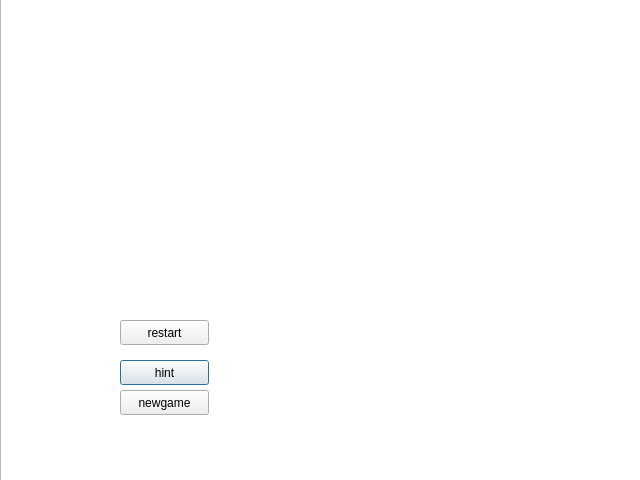
<?xml version="1.0" encoding="UTF-8"?>
<ui version="4.0">
 <class>SolitaireUI</class>
 <widget class="QDialog" name="SolitaireUI">
  <property name="geometry">
   <rect>
    <x>0</x>
    <y>0</y>
    <width>640</width>
    <height>480</height>
   </rect>
  </property>
  <property name="windowTitle">
   <string>Dialog</string>
  </property>
  <widget class="QGraphicsView" name="graphicsView">
   <property name="geometry">
    <rect>
     <x>0</x>
     <y>-9</y>
     <width>651</width>
     <height>491</height>
    </rect>
   </property>
  </widget>
  <widget class="QLabel" name="BackGround">
   <property name="geometry">
    <rect>
     <x>0</x>
     <y>-20</y>
     <width>651</width>
     <height>501</height>
    </rect>
   </property>
   <property name="text">
    <string/>
   </property>
   <property name="pixmap">
    <pixmap>../../CARD_PNG/green.jpeg</pixmap>
   </property>
   <property name="scaledContents">
    <bool>true</bool>
   </property>
  </widget>
  <widget class="QPushButton" name="Hint">
   <property name="geometry">
    <rect>
     <x>120</x>
     <y>360</y>
     <width>89</width>
     <height>25</height>
    </rect>
   </property>
   <property name="text">
    <string>hint</string>
   </property>
  </widget>
  <widget class="QPushButton" name="NewGame">
   <property name="geometry">
    <rect>
     <x>120</x>
     <y>390</y>
     <width>89</width>
     <height>25</height>
    </rect>
   </property>
   <property name="text">
    <string>newgame</string>
   </property>
  </widget>
  <widget class="QLabel" name="H1">
   <property name="geometry">
    <rect>
     <x>380</x>
     <y>290</y>
     <width>61</width>
     <height>81</height>
    </rect>
   </property>
   <property name="text">
    <string/>
   </property>
   <property name="pixmap">
    <pixmap>../../CARD_PNG/Hart/1H.png</pixmap>
   </property>
   <property name="scaledContents">
    <bool>true</bool>
   </property>
  </widget>
  <widget class="QPushButton" name="ReStart">
   <property name="geometry">
    <rect>
     <x>120</x>
     <y>320</y>
     <width>89</width>
     <height>25</height>
    </rect>
   </property>
   <property name="text">
    <string>restart</string>
   </property>
  </widget>
  <widget class="QLabel" name="object_logo2">
   <property name="geometry">
    <rect>
     <x>20</x>
     <y>410</y>
     <width>71</width>
     <height>61</height>
    </rect>
   </property>
   <property name="text">
    <string/>
   </property>
   <property name="pixmap">
    <pixmap>../../CARD_PNG/main_object2.png</pixmap>
   </property>
   <property name="scaledContents">
    <bool>true</bool>
   </property>
  </widget>
  <widget class="QLabel" name="object_logo1">
   <property name="geometry">
    <rect>
     <x>20</x>
     <y>410</y>
     <width>71</width>
     <height>51</height>
    </rect>
   </property>
   <property name="text">
    <string/>
   </property>
   <property name="pixmap">
    <pixmap>../../CARD_PNG/mainlogo.png</pixmap>
   </property>
   <property name="scaledContents">
    <bool>true</bool>
   </property>
  </widget>
  <widget class="QWidget" name="gridLayoutWidget">
   <property name="geometry">
    <rect>
     <x>559</x>
     <y>10</y>
     <width>71</width>
     <height>91</height>
    </rect>
   </property>
   <layout class="QGridLayout" name="gridLayout"/>
  </widget>
  <widget class="QWidget" name="gridLayoutWidget_2">
   <property name="geometry">
    <rect>
     <x>480</x>
     <y>10</y>
     <width>71</width>
     <height>91</height>
    </rect>
   </property>
   <layout class="QGridLayout" name="gridLayout_2"/>
  </widget>
  <widget class="QWidget" name="gridLayoutWidget_3">
   <property name="geometry">
    <rect>
     <x>400</x>
     <y>10</y>
     <width>71</width>
     <height>91</height>
    </rect>
   </property>
   <layout class="QGridLayout" name="gridLayout_3"/>
  </widget>
  <widget class="QWidget" name="gridLayoutWidget_4">
   <property name="geometry">
    <rect>
     <x>320</x>
     <y>10</y>
     <width>71</width>
     <height>91</height>
    </rect>
   </property>
   <layout class="QGridLayout" name="gridLayout_4"/>
  </widget>
  <widget class="QWidget" name="gridLayoutWidget_5">
   <property name="geometry">
    <rect>
     <x>10</x>
     <y>10</y>
     <width>71</width>
     <height>91</height>
    </rect>
   </property>
   <layout class="QGridLayout" name="gridLayout_5"/>
  </widget>
  <widget class="QWidget" name="gridLayoutWidget_6">
   <property name="geometry">
    <rect>
     <x>90</x>
     <y>10</y>
     <width>71</width>
     <height>91</height>
    </rect>
   </property>
   <layout class="QGridLayout" name="gridLayout_6"/>
  </widget>
  <widget class="QWidget" name="gridLayoutWidget_7">
   <property name="geometry">
    <rect>
     <x>100</x>
     <y>10</y>
     <width>71</width>
     <height>91</height>
    </rect>
   </property>
   <layout class="QGridLayout" name="gridLayout_7"/>
  </widget>
  <widget class="QWidget" name="gridLayoutWidget_8">
   <property name="geometry">
    <rect>
     <x>110</x>
     <y>10</y>
     <width>71</width>
     <height>91</height>
    </rect>
   </property>
   <layout class="QGridLayout" name="gridLayout_8"/>
  </widget>
  <widget class="QWidget" name="gridLayoutWidget_9">
   <property name="geometry">
    <rect>
     <x>40</x>
     <y>130</y>
     <width>71</width>
     <height>91</height>
    </rect>
   </property>
   <layout class="QGridLayout" name="gridLayout_9"/>
  </widget>
  <widget class="QWidget" name="gridLayoutWidget_10">
   <property name="geometry">
    <rect>
     <x>120</x>
     <y>130</y>
     <width>71</width>
     <height>91</height>
    </rect>
   </property>
   <layout class="QGridLayout" name="gridLayout_10"/>
  </widget>
  <widget class="QWidget" name="gridLayoutWidget_11">
   <property name="geometry">
    <rect>
     <x>200</x>
     <y>130</y>
     <width>71</width>
     <height>91</height>
    </rect>
   </property>
   <layout class="QGridLayout" name="gridLayout_11"/>
  </widget>
  <widget class="QWidget" name="gridLayoutWidget_12">
   <property name="geometry">
    <rect>
     <x>280</x>
     <y>130</y>
     <width>71</width>
     <height>91</height>
    </rect>
   </property>
   <layout class="QGridLayout" name="gridLayout_12"/>
  </widget>
  <widget class="QWidget" name="gridLayoutWidget_13">
   <property name="geometry">
    <rect>
     <x>360</x>
     <y>130</y>
     <width>71</width>
     <height>91</height>
    </rect>
   </property>
   <layout class="QGridLayout" name="gridLayout_13"/>
  </widget>
  <widget class="QWidget" name="gridLayoutWidget_14">
   <property name="geometry">
    <rect>
     <x>440</x>
     <y>130</y>
     <width>71</width>
     <height>91</height>
    </rect>
   </property>
   <layout class="QGridLayout" name="gridLayout_14"/>
  </widget>
  <widget class="QWidget" name="gridLayoutWidget_15">
   <property name="geometry">
    <rect>
     <x>520</x>
     <y>130</y>
     <width>71</width>
     <height>91</height>
    </rect>
   </property>
   <layout class="QGridLayout" name="gridLayout_15"/>
  </widget>
  <widget class="QLabel" name="H2">
   <property name="geometry">
    <rect>
     <x>320</x>
     <y>290</y>
     <width>61</width>
     <height>81</height>
    </rect>
   </property>
   <property name="text">
    <string/>
   </property>
   <property name="pixmap">
    <pixmap>../../CARD_PNG/Hart/2H.png</pixmap>
   </property>
   <property name="scaledContents">
    <bool>true</bool>
   </property>
  </widget>
  <widget class="QLabel" name="H3">
   <property name="geometry">
    <rect>
     <x>320</x>
     <y>310</y>
     <width>61</width>
     <height>81</height>
    </rect>
   </property>
   <property name="text">
    <string/>
   </property>
   <property name="pixmap">
    <pixmap>../../CARD_PNG/Hart/3H.png</pixmap>
   </property>
   <property name="scaledContents">
    <bool>true</bool>
   </property>
  </widget>
  <widget class="QLabel" name="H4">
   <property name="geometry">
    <rect>
     <x>350</x>
     <y>320</y>
     <width>61</width>
     <height>81</height>
    </rect>
   </property>
   <property name="text">
    <string/>
   </property>
   <property name="pixmap">
    <pixmap>../../CARD_PNG/Hart/4H.png</pixmap>
   </property>
   <property name="scaledContents">
    <bool>true</bool>
   </property>
  </widget>
  <widget class="QLabel" name="H5">
   <property name="geometry">
    <rect>
     <x>380</x>
     <y>340</y>
     <width>61</width>
     <height>81</height>
    </rect>
   </property>
   <property name="text">
    <string/>
   </property>
   <property name="pixmap">
    <pixmap>../../CARD_PNG/Hart/5H.png</pixmap>
   </property>
   <property name="scaledContents">
    <bool>true</bool>
   </property>
  </widget>
  <widget class="QLabel" name="H6">
   <property name="geometry">
    <rect>
     <x>380</x>
     <y>320</y>
     <width>61</width>
     <height>81</height>
    </rect>
   </property>
   <property name="text">
    <string/>
   </property>
   <property name="pixmap">
    <pixmap>../../CARD_PNG/Hart/6H.png</pixmap>
   </property>
   <property name="scaledContents">
    <bool>true</bool>
   </property>
  </widget>
  <widget class="QLabel" name="H7">
   <property name="geometry">
    <rect>
     <x>260</x>
     <y>310</y>
     <width>61</width>
     <height>81</height>
    </rect>
   </property>
   <property name="text">
    <string/>
   </property>
   <property name="pixmap">
    <pixmap>../../CARD_PNG/Hart/7H.png</pixmap>
   </property>
   <property name="scaledContents">
    <bool>true</bool>
   </property>
  </widget>
  <widget class="QLabel" name="H8">
   <property name="geometry">
    <rect>
     <x>320</x>
     <y>310</y>
     <width>61</width>
     <height>81</height>
    </rect>
   </property>
   <property name="text">
    <string/>
   </property>
   <property name="pixmap">
    <pixmap>../../CARD_PNG/Hart/8H.png</pixmap>
   </property>
   <property name="scaledContents">
    <bool>true</bool>
   </property>
  </widget>
  <widget class="QLabel" name="H9">
   <property name="geometry">
    <rect>
     <x>370</x>
     <y>230</y>
     <width>61</width>
     <height>81</height>
    </rect>
   </property>
   <property name="text">
    <string/>
   </property>
   <property name="pixmap">
    <pixmap>../../CARD_PNG/Hart/9H.png</pixmap>
   </property>
   <property name="scaledContents">
    <bool>true</bool>
   </property>
  </widget>
  <widget class="QLabel" name="H10">
   <property name="geometry">
    <rect>
     <x>410</x>
     <y>310</y>
     <width>61</width>
     <height>81</height>
    </rect>
   </property>
   <property name="text">
    <string/>
   </property>
   <property name="pixmap">
    <pixmap>../../CARD_PNG/Hart/10H.png</pixmap>
   </property>
   <property name="scaledContents">
    <bool>true</bool>
   </property>
  </widget>
  <widget class="QLabel" name="H11">
   <property name="geometry">
    <rect>
     <x>310</x>
     <y>300</y>
     <width>61</width>
     <height>81</height>
    </rect>
   </property>
   <property name="text">
    <string/>
   </property>
   <property name="pixmap">
    <pixmap>../../CARD_PNG/Hart/11H.png</pixmap>
   </property>
   <property name="scaledContents">
    <bool>true</bool>
   </property>
  </widget>
  <widget class="QLabel" name="H12">
   <property name="geometry">
    <rect>
     <x>380</x>
     <y>300</y>
     <width>61</width>
     <height>81</height>
    </rect>
   </property>
   <property name="text">
    <string/>
   </property>
   <property name="pixmap">
    <pixmap>../../CARD_PNG/Hart/12H.png</pixmap>
   </property>
   <property name="scaledContents">
    <bool>true</bool>
   </property>
  </widget>
  <widget class="QLabel" name="H13">
   <property name="geometry">
    <rect>
     <x>470</x>
     <y>330</y>
     <width>61</width>
     <height>81</height>
    </rect>
   </property>
   <property name="text">
    <string/>
   </property>
   <property name="pixmap">
    <pixmap>../../CARD_PNG/Hart/13H.png</pixmap>
   </property>
   <property name="scaledContents">
    <bool>true</bool>
   </property>
  </widget>
 </widget>
 <resources/>
 <connections/>
</ui>
